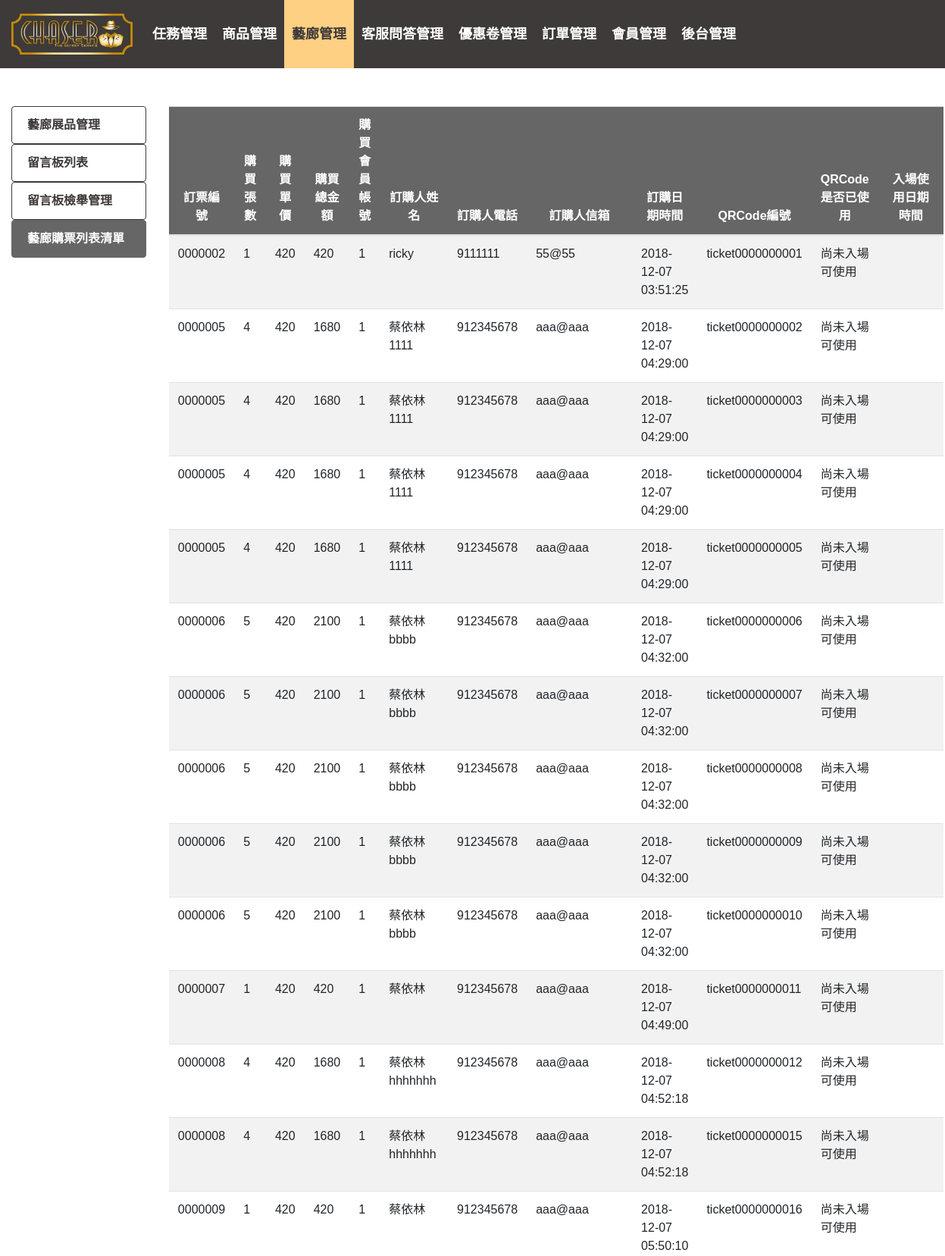
Screenshot of /gallery_backstage_4.php (upper part) with the database file from the repository.
### tables this page shows
CREATE TABLE `qrc_ticket` (
  `qrc_id` int(10) UNSIGNED ZEROFILL NOT NULL,
  `t_order_id` int(7) UNSIGNED ZEROFILL DEFAULT NULL,
  `mem_id` int(11) UNSIGNED NOT NULL,
  `qrc_caniuse` int(1) UNSIGNED DEFAULT '1',
  `qrc_usetime` datetime DEFAULT NULL
);

CREATE TABLE `ticket_order` (
  `t_order_id` int(7) UNSIGNED ZEROFILL NOT NULL,
  `t_order_much` int(11) DEFAULT NULL,
  `t_order_single_price` int(11) UNSIGNED DEFAULT NULL,
  `t_order_total_price` int(11) UNSIGNED DEFAULT NULL,
  `t_order_name` varchar(50) DEFAULT NULL,
  `t_order_tel` int(11) UNSIGNED DEFAULT NULL,
  `t_order_email` varchar(50) DEFAULT NULL,
  `t_order_addtime` datetime DEFAULT NULL,
  `mem_id` int(11) UNSIGNED NOT NULL
);

### gallery_backstage_4.php (the view, shortened to what this page needs)
<?php
try {
    require_once "connection.php";
    $sql = "select *
from qrc_ticket, ticket_order
where qrc_ticket.t_order_id=ticket_order.t_order_id
order by qrc_caniuse=1 DESC, qrc_id;";
    $stmt = $pdo->query($sql);
    $result = $stmt->fetchAll(PDO::FETCH_ASSOC);
} catch (PDOException $e) {
    exit('資料庫連結失敗，錯誤訊息為:' . $e->getMessage());
}
?>
<!DOCTYPE html>
<html lang="zh-tw">
<head>
    <link rel="stylesheet" href="css\bootstrap-scss\bootstrap.css" />
    <link rel="stylesheet" href="https://use.fontawesome.com/releases/v5.6.3/css/all.css">
    <link rel="stylesheet" href="css/backstage/backstage_common.css">
    <link rel="stylesheet" href="css/backstage/gallery-backstage.min.css" />
</head>
<body>
   <?php include_once 'backstage_navbar.php';?>
    <div class="container-fluid main3 pb-5">
        <div class="row">
            <div class="col-2">
                <ul class="list-group">
                    <a href="gallery_backstage_1.php" class="" id="" name=""><li class="list-group-item">藝廊展品管理</li></a>
                    <a href="gallery_backstage_2.php" class="" id="" name=""><li class="list-group-item">留言板列表</li></a>
                    <a href="gallery_backstage_3.php" class="" id="" name=""><li class="list-group-item">留言板檢舉管理</li></a>
                    <a href="gallery_backstage_4.php" class="" id="" name=""><li class="list-group-item active">藝廊購票列表清單</li></a>
                </ul>
            </div>
            <div class="col-10">
                <table class="table table-striped">
                    <thead id="thead">
                        <tr>
                            <th scope="col" style="text-align:center">訂票編號</th>
                            <th scope="col" style="text-align:center">購買張數</th>
                            <th scope="col" style="text-align:center">購買單價</th>
                            <th scope="col" style="text-align:center">購買總金額</th>
                            <th scope="col" style="text-align:center">購買會員帳號</th>
                            <th scope="col" style="text-align:center">訂購人姓名</th>
                            <th scope="col" style="text-align:center">訂購人電話</th>
                            <th scope="col" style="text-align:center">訂購人信箱</th>
                            <th scope="col" style="text-align:center">訂購日期時間</th>
                            <th scope="col" style="text-align:center">QRCode編號</th>
                            <th scope="col" style="text-align:center">QRCode是否已使用</th>
                            <th scope="col" style="text-align:center">入場使用日期時間</th>
                        </tr>
                    </thead>
                    <tbody>
                        <?php foreach ($result as $row): ?>
                            <tr id="tr_<?=$row["t_order_id"];?>">
                                <td><?=$row["t_order_id"];?></td>
                                <td><?=$row["t_order_much"];?></td>
                                <td><?=$row["t_order_single_price"];?></td>
                                <td><?=$row["t_order_total_price"];?></td>
                                <td><?=$row["mem_id"];?></td>
                                <td><?=$row["t_order_name"];?></td>
                                <td><?=$row["t_order_tel"];?></td>
                                <td><?=$row["t_order_email"];?></td>
                                <td><?=$row["t_order_addtime"];?></td>
                                <td>ticket<?=$row["qrc_id"];?></td>
                                <td><?php $ans = ($row["qrc_caniuse"] == 1) ? "尚未入場 可使用" : "已入場 不可使用";echo $ans;?></td>
                                <td><?=$row["qrc_usetime"];?></td>
                            </tr>
                        <?php endforeach?>
                    </tbody>
                </table>
            </div>
        </div>
    </div>
</body>
</html>

### css/backstage/backstage_common.css (style rules this page uses)
html { height: 100%; }
body { font-family: Arial, 'LiHei Pro', 微軟正黑體, "Microsoft JhengHei", sans-serif; position: relative; min-height: 100%; }
.list-group-item { border: 1px solid #3E3A39; color: #3E3A39; font-weight: 700; }
.list-group-item.active { background-color: #666; border-color: #666; color: #fff; }
#thead { background-color: #666; color: #fff; }

### rows the page displays
qrc_ticket: t_order.t_order_id "0000002", t_order.t_order_much "1", t_order.t_order_single_price "420", t_order.t_order_total_price "420", t_order.mem_id "1", t_order.t_order_name "ricky", t_order.t_order_tel "9111111", t_order.t_order_email "55@55", t_order.t_order_addtime "2018-12-07 03:51:25", qrc_id "0000000001", qrc_caniuse "尚未入場 可使用"
qrc_ticket: t_order.t_order_id "0000005", t_order.t_order_much "4", t_order.t_order_single_price "420", t_order.t_order_total_price "1680", t_order.mem_id "1", t_order.t_order_name "蔡依林1111", t_order.t_order_tel "912345678", t_order.t_order_email "aaa@aaa", t_order.t_order_addtime "2018-12-07 04:29:00", qrc_id "0000000002", qrc_caniuse "尚未入場 可使用"
qrc_ticket: t_order.t_order_id "0000005", t_order.t_order_much "4", t_order.t_order_single_price "420", t_order.t_order_total_price "1680", t_order.mem_id "1", t_order.t_order_name "蔡依林1111", t_order.t_order_tel "912345678", t_order.t_order_email "aaa@aaa", t_order.t_order_addtime "2018-12-07 04:29:00", qrc_id "0000000003", qrc_caniuse "尚未入場 可使用"
qrc_ticket: t_order.t_order_id "0000005", t_order.t_order_much "4", t_order.t_order_single_price "420", t_order.t_order_total_price "1680", t_order.mem_id "1", t_order.t_order_name "蔡依林1111", t_order.t_order_tel "912345678", t_order.t_order_email "aaa@aaa", t_order.t_order_addtime "2018-12-07 04:29:00", qrc_id "0000000004", qrc_caniuse "尚未入場 可使用"
qrc_ticket: t_order.t_order_id "0000005", t_order.t_order_much "4", t_order.t_order_single_price "420", t_order.t_order_total_price "1680", t_order.mem_id "1", t_order.t_order_name "蔡依林1111", t_order.t_order_tel "912345678", t_order.t_order_email "aaa@aaa", t_order.t_order_addtime "2018-12-07 04:29:00", qrc_id "0000000005", qrc_caniuse "尚未入場 可使用"
qrc_ticket: t_order.t_order_id "0000006", t_order.t_order_much "5", t_order.t_order_single_price "420", t_order.t_order_total_price "2100", t_order.mem_id "1", t_order.t_order_name "蔡依林bbbb", t_order.t_order_tel "912345678", t_order.t_order_email "aaa@aaa", t_order.t_order_addtime "2018-12-07 04:32:00", qrc_id "0000000006", qrc_caniuse "尚未入場 可使用"
qrc_ticket: t_order.t_order_id "0000006", t_order.t_order_much "5", t_order.t_order_single_price "420", t_order.t_order_total_price "2100", t_order.mem_id "1", t_order.t_order_name "蔡依林bbbb", t_order.t_order_tel "912345678", t_order.t_order_email "aaa@aaa", t_order.t_order_addtime "2018-12-07 04:32:00", qrc_id "0000000007", qrc_caniuse "尚未入場 可使用"
qrc_ticket: t_order.t_order_id "0000006", t_order.t_order_much "5", t_order.t_order_single_price "420", t_order.t_order_total_price "2100", t_order.mem_id "1", t_order.t_order_name "蔡依林bbbb", t_order.t_order_tel "912345678", t_order.t_order_email "aaa@aaa", t_order.t_order_addtime "2018-12-07 04:32:00", qrc_id "0000000008", qrc_caniuse "尚未入場 可使用"
qrc_ticket: t_order.t_order_id "0000006", t_order.t_order_much "5", t_order.t_order_single_price "420", t_order.t_order_total_price "2100", t_order.mem_id "1", t_order.t_order_name "蔡依林bbbb", t_order.t_order_tel "912345678", t_order.t_order_email "aaa@aaa", t_order.t_order_addtime "2018-12-07 04:32:00", qrc_id "0000000009", qrc_caniuse "尚未入場 可使用"
qrc_ticket: t_order.t_order_id "0000006", t_order.t_order_much "5", t_order.t_order_single_price "420", t_order.t_order_total_price "2100", t_order.mem_id "1", t_order.t_order_name "蔡依林bbbb", t_order.t_order_tel "912345678", t_order.t_order_email "aaa@aaa", t_order.t_order_addtime "2018-12-07 04:32:00", qrc_id "0000000010", qrc_caniuse "尚未入場 可使用"
qrc_ticket: t_order.t_order_id "0000007", t_order.t_order_much "1", t_order.t_order_single_price "420", t_order.t_order_total_price "420", t_order.mem_id "1", t_order.t_order_name "蔡依林", t_order.t_order_tel "912345678", t_order.t_order_email "aaa@aaa", t_order.t_order_addtime "2018-12-07 04:49:00", qrc_id "0000000011", qrc_caniuse "尚未入場 可使用"
qrc_ticket: t_order.t_order_id "0000008", t_order.t_order_much "4", t_order.t_order_single_price "420", t_order.t_order_total_price "1680", t_order.mem_id "1", t_order.t_order_name "蔡依林hhhhhhh", t_order.t_order_tel "912345678", t_order.t_order_email "aaa@aaa", t_order.t_order_addtime "2018-12-07 04:52:18", qrc_id "0000000012", qrc_caniuse "尚未入場 可使用"
qrc_ticket: t_order.t_order_id "0000008", t_order.t_order_much "4", t_order.t_order_single_price "420", t_order.t_order_total_price "1680", t_order.mem_id "1", t_order.t_order_name "蔡依林hhhhhhh", t_order.t_order_tel "912345678", t_order.t_order_email "aaa@aaa", t_order.t_order_addtime "2018-12-07 04:52:18", qrc_id "0000000015", qrc_caniuse "尚未入場 可使用"
qrc_ticket: t_order.t_order_id "0000009", t_order.t_order_much "1", t_order.t_order_single_price "420", t_order.t_order_total_price "420", t_order.mem_id "1", t_order.t_order_name "蔡依林", t_order.t_order_tel "912345678", t_order.t_order_email "aaa@aaa", t_order.t_order_addtime "2018-12-07 05:50:10", qrc_id "0000000016", qrc_caniuse "尚未入場 可使用"
